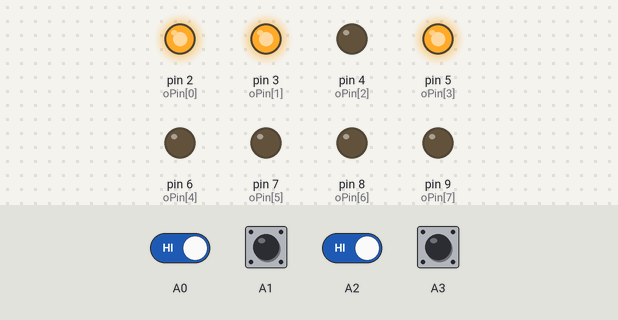
Bench run of a sketch on a simulated Arduino Uno, built with avr-gcc and run on an emulated ATmega328P. Parts: output pins drawn as LEDs (lit = HIGH). The inputs (shaded band) are chosen by the test bench; at power-on: A0–3 HIGH.

Above: at 23.2 s.
23.3 s: A0 driven LOW and A2 driven LOW
At 24.8 s:
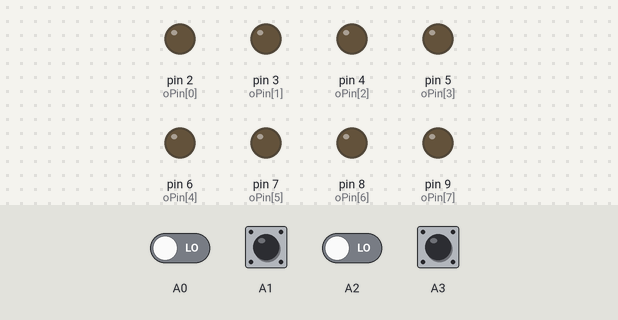
59.5 s: A2 driven HIGH
At 68.8 s:
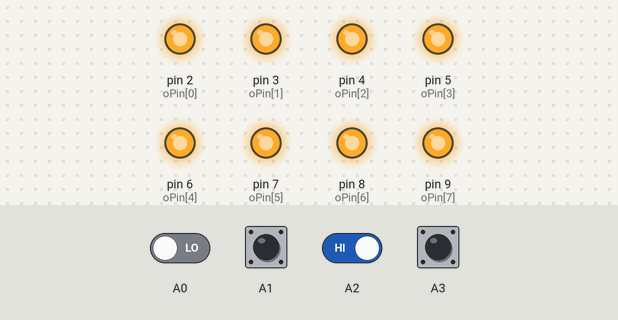
At 69.9 s:
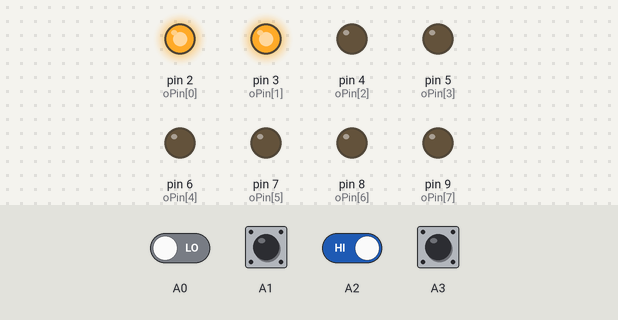
Timing chart, 0 to 87.5 s (numbered marks = the images above; inputs shaded):
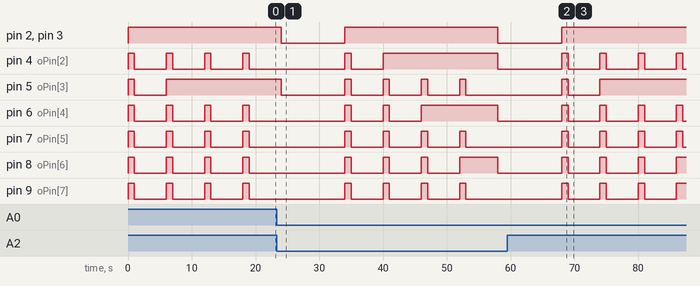

The sketch:

CodificadorConvolucional.ino
```cpp
/*
  Ileana Anahi Topete Morales
  Codificador Convolucional
*/


//arreglo de lectura dipswitch
int val[4];
//arreglo para corrimiento [][][]
int secIn[3];
//arreglo de salida secuencia codificada 8 bits
int secOut[8];


int i = 0, j = 0;
int cont = 3; //cont para corrimento [][][]
int contOut = 0; //con para salida

//pines de output LEDS
int oPin[] = {2, 3, 4, 5, 6, 7, 8, 9};


void setup() {

  //leds declaracion de salidas leds
  for (i = 0; i < 8; i++) {
    pinMode(oPin[i], OUTPUT);
  }

  //switch DIP declaracion de entradas
  pinMode(A0, INPUT_PULLUP);
  pinMode(A1, INPUT_PULLUP);
  pinMode(A2, INPUT_PULLUP);
  pinMode(A3, INPUT_PULLUP);

  //para monitor (debuguear)
  //Serial.begin(9600);

}


void loop() {
  //inicializa Secuencia de entrada [][][] en 0
  for (i = 0; i < 3; i++) {
    secIn[i] = 0;
    //inicializa los valores
    val[i] = 0;
  }
  //inicializa sec salida 8 bits
  for (i = 0; i < 8; i++) {
    secOut[i] = 0;
  }

  //obteniendo valores del dip switch
  val[0] = digitalRead(A0);
  val[1] = digitalRead(A1);
  val[2] = digitalRead(A2);
  val[3] = digitalRead(A3);

  // debuguear entrada del dip
    //Serial.println("inicio: ");
    //for (i = 0; i < 4; i++)
     // Serial.println(val[i]);

  //probar que enciendan todos los leds
  //  for (i = 0; i < 8; i++)
  //  digitalWrite(oPin[i], HIGH);

  cont = 3;
  contOut = 0;


  //mientras entren los 4bits a la secuencia de entrada
  while (cont >= 0) {
    //recorrer secuencia de entrada 1 posicion para poner un bit nuevo
    for (i = 0; i < 3; i++) {
      if (i != 2) { //ya que se recorrieron los primeros 2
        secIn[i] = secIn[i + 1];
      }
      else { //se pone un bit de la entrada
        secIn[i] = val[cont];
        cont--;
      }
    }

    //si se llenaron los 8 bits de salida recorrer para dejar 2 libres al final
    if (contOut == 8) {
      for (j = 0; j < 6; j++) {
        secOut[j] = secOut[j + 2];
      }
      contOut = 6;
    }

    //agregando bits a la salida
    //si el ultimo bit y el segundo son iguales se pone 0
    if ((secIn[2] == 0 && secIn[1] == 0) || (secIn[2] == 1 && secIn[1] == 1)) {
      secOut[contOut] = 0;
      contOut++;
    }
    else {//sino 1
      secOut[contOut] = 1;
      contOut++;
    }

    //si el ultimo y el primero son iguales se pone 0
    if ((secIn[2] == 0 && secIn[0] == 0) || (secIn[2] == 1 && secIn[0] == 1)) {
      secOut[contOut] = 0;
      contOut++;
    }
    else {//sino 1
      secOut[contOut] = 1;
      contOut++;
    }

    //aviso de que mostrara iteracion
    for (i = 0; i < 8; i++)
     digitalWrite(oPin[i], HIGH);
    delay(1000);

    //mostrando resultados
    for (j = 0; j < 8; j++) {
      if (secOut[j] == 0)
        digitalWrite(oPin[j], LOW);
      else
        digitalWrite(oPin[j], HIGH);
    }

    delay(5000);
  }

  //al final apagar los leds y esperar nueva entrada
  for (j = 0; j < 8; j++) {
    digitalWrite(oPin[j], LOW);
  }
  delay(10000);

}
```

Measured:
- after the input at 59.5 s, pin 5 (oPin[3]): goes on until 74.0 s, then stays HIGH
- by itself, pin 5 (oPin[3]): repeats every 6.0 s: HIGH 1.0 s, LOW 5.0 s
